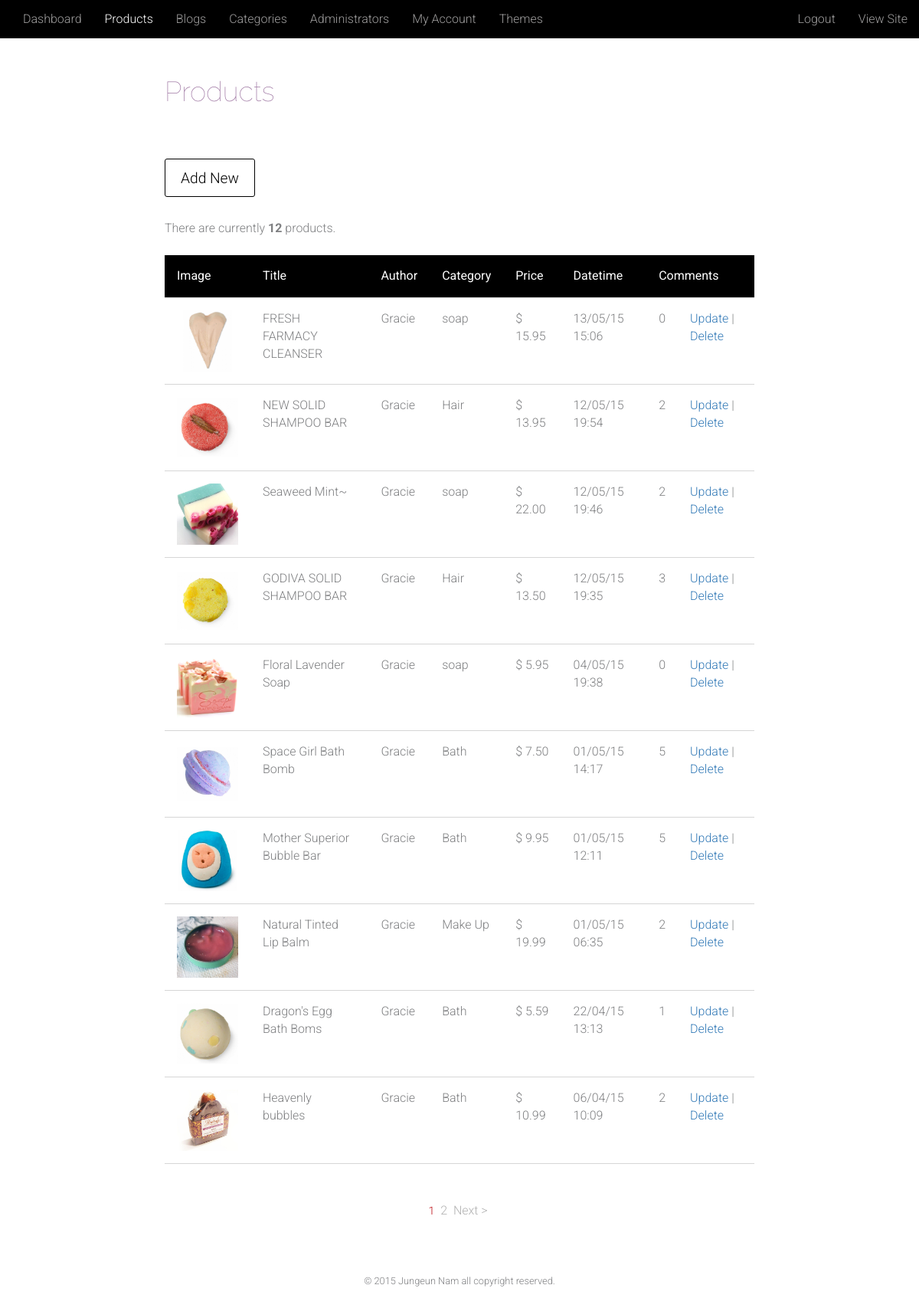
Page /admin/product.php (signed in) on the committed database.
### tables this page shows
CREATE TABLE IF NOT EXISTS `product` (
  `productId` int(11) NOT NULL,
  `date` datetime NOT NULL,
  `productName` varchar(40) NOT NULL,
  `productDescription` text NOT NULL,
  `price` decimal(10,2) NOT NULL,
  `productImage` varchar(100) NOT NULL,
  `categoryId` int(11) NOT NULL,
  `adminId` int(20) NOT NULL
);

CREATE TABLE IF NOT EXISTS `category` (
  `categoryId` int(11) NOT NULL,
  `category` varchar(40) NOT NULL,
  `categoryDescription` varchar(50) NOT NULL
);

### includes/paginationcreate.php (called while the page is built, shortened)
<?php
     $rowsperpage = 10;
     if (isset($_GET['currentpage']) && is_numeric($_GET['currentpage'])){
        $currentpage = (int) $_GET['currentpage'];
     }
     else{
        $currentpage = 1;
     }
     $offset = ($currentpage - 1) * $rowsperpage;
?>

### admin/product.php (the view, shortened to what this page needs)
<?php
     include '../includes/dashboardheader.php';
     include '../includes/dashboardnav.php';
     include '../includes/logincheckadmin.php';
?>
<section id="content">
    <div class="row">
        <div class="col-md-2"></div>
         <div class="col-md-8">
    <h1>Products</h1><br />
     <p><a href="newproduct.php"><input id="newproductbutton" type="button" value="Add New"></a></p><br />
     <?php
         $sql = "SELECT * FROM product";
         $result = mysqli_query($con, $sql) or die(mysqli_error($con));
         $numrow = mysqli_num_rows($result);
             echo "<br /><p>There are currently <strong>" . $numrow . "</strong>
            products.</p><br />";
            include "../includes/paginationcreate.php";
        $sql = "SELECT admin.adminId, admin.adminFirstName, product.*, category.*, COUNT(comment.productId) AS commentCount
            FROM product
            INNER JOIN admin ON product.adminId = admin.adminId
            INNER JOIN category ON product.categoryId = category.categoryId
            LEFT JOIN comment ON product.productId = comment.productId
            GROUP BY product.productId, comment.productId ORDER BY date DESC LIMIT
            $offset, $rowsperpage";
            $result = mysqli_query($con, $sql) or die(mysqli_error($con));
             echo "<table class='table table-striped'>";
             echo
            "<th>Image</th><th>Title</th><th>Author</th><th>Category</th><th>Price</th><th>Datetime</th><th colspan='2'>Comments</th>";
             while ($row = mysqli_fetch_array($result)){
                 echo "<tr>";
                 echo "<td><img class='adminproductimg' src='../images/shop/" . $row['productImage'] . "'/></td>";
                 echo "<td>" . $row['productName'] . "</td>";
                 echo "<td>" . $row['adminFirstName'] . "</td>";
                 echo "<td>" . $row['category'] . "</td>";
                 echo "<td> &#36; " . $row['price'] . "</td>";
                 echo "<td>" . date("d/m/y H:i",strtotime($row['date'])) . "</td>";
                 echo "<td>" . $row['commentCount'] . "</td>";
                 echo "<td><a href=\"productupdate.php?productId={$row['productId']}\">Update</a> | <a href=\"productdelete.php?productId={$row['productId']}\" onclick=\"return confirm('Are you sure you want to delete this product?')\">Delete</a></td>";
                 echo "</tr>";
            }
          echo "</table>";
        include "../includes/paginationdisplay.php";
    ?>
         </div>
        <div class="col-md-2"></div>
    </div>
</section>
<?php
    include '../includes/dashboardfooter.php';
?>

### css/main1.css (style rules this page uses)
html, body, div, h1, h2, h3, h4, h5, h6, p, ul, ol, li, img, form, fieldset, input, textarea, blockquote, .col-md-12 .container-fluid { margin:0; padding:0; }
html { background-color:#fff; }
body { background-color:#fff; color: #7e7f81; font-family:'Roboto', 'sans-serif', 'verdana', 'arial'; font-size: 1.6em; font-weight: 300; z-index: -100; }
img { display: block; vertical-align: middle; text-align: center; width: 100%; height: auto; }
h1, h2 { color: #9c73a0; font-family:'Raleway', 'verdana', 'arial','sans-serif'; font-weight: lighter; margin-bottom: 15px; clear: both; }
#searchform, input { margin: 0; }
.dashboard p { clear: both; }
.dashboard .col-md-8, .dashboard .col-md-10 { padding-top: 50px; }
#newproductbutton, #newproduct .button, #productupdate .button, #productupdatimage .button, #newcategorybutton, #newcategory .button, #newadminbutton, #addadmin .button, #adminaccount .button, #updateimage .button, #adminupdatepassword .button, #accountdelete .button, #newblogbutton, #newblog .button, #blogupdate .button, #blogupdatimage .button, #categoryupdate .button { clear: both; float: left; color: #000; font-size: 1.2em; background-color: #fff; height: 50px; padding: 8px 20px !important; margin: 30px 0; -webkit-border-radius: 3px; -moz-border-radius: 3px; border-radius: 3px; border: solid 1px #000; }
.table { width: 100%; border-style:none; }
.table>tbody>tr>td, .table>tbody>tr>th, .table>tfoot>tr>td, .table>tfoot>tr>th, .table>thead>tr>td, .table>thead>tr>th { border-style: none; padding: 1em ; }
.table th { color: #fff; border-style:none; background-color: #000; padding: 2em 0; font-weight:normal; }
.table tr { border-bottom: 1px solid #d6d6d6; }
.table tr, .table td { background-color: #fff; }
.adminproductimg { width: 80px; height: 80px; padding: 0; }
html { position: relative; min-height: 100%; }
body { margin-bottom: 108px; }

### rows in the picture
product: productImage (picture), productName "FRESH FARMACY CLEANSER", adminId.adminFirstName "Gracie", categoryId.category "soap", price "15.95", date "13/05/15 15:06", commentCount "0"
product: productImage (picture), productName "NEW SOLID SHAMPOO BAR", adminId.adminFirstName "Gracie", categoryId.category "Hair", price "13.95", date "12/05/15 19:54", commentCount "2"
product: productImage (picture), productName "Seaweed Mint~", adminId.adminFirstName "Gracie", categoryId.category "soap", price "22.00", date "12/05/15 19:46", commentCount "2"
product: productImage (picture), productName "GODIVA SOLID SHAMPOO BAR", adminId.adminFirstName "Gracie", categoryId.category "Hair", price "13.50", date "12/05/15 19:35", commentCount "3"
product: productImage (picture), productName "Floral Lavender Soap", adminId.adminFirstName "Gracie", categoryId.category "soap", price "5.95", date "04/05/15 19:38", commentCount "0"
product: productImage (picture), productName "Space Girl Bath Bomb", adminId.adminFirstName "Gracie", categoryId.category "Bath", price "7.50", date "01/05/15 14:17", commentCount "5"
product: productImage (picture), productName "Mother Superior Bubble Bar", adminId.adminFirstName "Gracie", categoryId.category "Bath", price "9.95", date "01/05/15 12:11", commentCount "5"
product: productImage (picture), productName "Natural Tinted Lip Balm", adminId.adminFirstName "Gracie", categoryId.category "Make Up", price "19.99", date "01/05/15 06:35", commentCount "2"
product: productImage (picture), productName "Dragon's Egg Bath Boms", adminId.adminFirstName "Gracie", categoryId.category "Bath", price "5.59", date "22/04/15 13:13", commentCount "1"
product: productImage (picture), productName "Heavenly bubbles", adminId.adminFirstName "Gracie", categoryId.category "Bath", price "10.99", date "06/04/15 10:09", commentCount "2"

### other values in the picture
$numrow "12"
